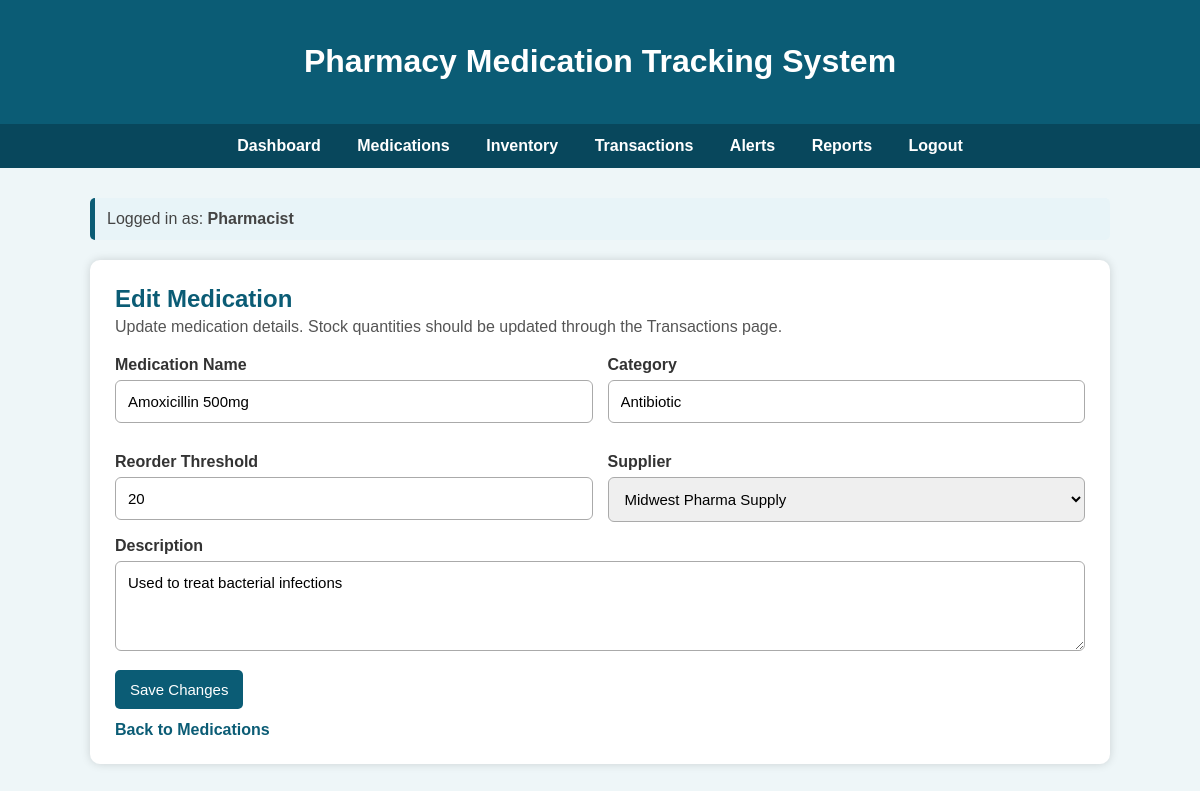
The app's page /editMedication.php?id=1 (signed in) with its own data.
### tables this page shows
CREATE TABLE `medications` (
  `medication_id` int NOT NULL AUTO_INCREMENT,
  `medication_name` varchar(100) NOT NULL,
  `category` varchar(50) DEFAULT NULL,
  `description` text,
  `reorder_threshold` int NOT NULL DEFAULT '20',
  `supplier_id` int DEFAULT NULL,
  PRIMARY KEY (`medication_id`),
  KEY `fk_medications_supplier` (`supplier_id`),
  CONSTRAINT `fk_medications_supplier` FOREIGN KEY (`supplier_id`) REFERENCES `suppliers` (`supplier_id`) ON DELETE SET NULL ON UPDATE CASCADE
);

CREATE TABLE `suppliers` (
  `supplier_id` int NOT NULL AUTO_INCREMENT,
  `supplier_name` varchar(100) NOT NULL,
  `contact_name` varchar(100) DEFAULT NULL,
  `phone` varchar(20) DEFAULT NULL,
  `email` varchar(100) DEFAULT NULL,
  `address` varchar(255) DEFAULT NULL,
  PRIMARY KEY (`supplier_id`)
);

### editMedication.php (the view, shortened to what this page needs)
<?php
include "db_connect.php";
$medication_id = (int) $_GET['id'];
$supplierSql = "SELECT supplier_id, supplier_name
                FROM suppliers
                ORDER BY supplier_name ASC";
$supplierResult = $conn->query($supplierSql);
$medSql = "SELECT *
           FROM medications
           WHERE medication_id = ?";
$medStmt = $conn->prepare($medSql);
$medStmt->bind_param("i", $medication_id);
$medStmt->execute();
$medResult = $medStmt->get_result();
$medication = $medResult->fetch_assoc();
?>
<!DOCTYPE html>
<html>
<head>
</head>
<body>
    <div class="header">
        <h1>Pharmacy Medication Tracking System</h1>
    </div>
    <div class="nav">
        <a href="dashboard.php">Dashboard</a>
        <a href="medications.php">Medications</a>
        <a href="inventory.php">Inventory</a>
        <a href="transactions.php">Transactions</a>
        <a href="alerts.php">Alerts</a>
		<?php if ($_SESSION['role'] != 'Technician') { ?>
			<a href="reports.php">Reports</a>
		<?php } ?>
        <a href="logout.php">Logout</a>
    </div>
    <div class="container">
        <div class="role-note">
            Logged in as: <strong><?php echo $_SESSION['role']; ?></strong>
        </div>
        <div class="section-box">
            <h2 class="page-title">Edit Medication</h2>
            <p class="description">
                Update medication details. Stock quantities should be updated through the Transactions page.
            </p>
            <form action="editMedication.php?id=<?php echo $medication_id; ?>" method="post">
                <div class="form-grid">
                    <div class="form-row">
                        <label for="medication_name">Medication Name</label>
                        <input type="text" id="medication_name" name="medication_name"
                               value="<?php echo $medication['medication_name']; ?>" required>
                    </div>
                    <div class="form-row">
                        <label for="category">Category</label>
                        <input type="text" id="category" name="category"
                               value="<?php echo $medication['category']; ?>" required>
                    </div>
                    <div class="form-row">
                        <label for="reorder_threshold">Reorder Threshold</label>
                        <input type="number" id="reorder_threshold" name="reorder_threshold" min="0"
                               value="<?php echo $medication['reorder_threshold']; ?>" required>
                    </div>
                    <div class="form-row">
                        <label for="supplier_id">Supplier</label>
                        <select id="supplier_id" name="supplier_id" required>
                            <?php while ($supplier = $supplierResult->fetch_assoc()) { ?>
                                <option value="<?php echo $supplier['supplier_id']; ?>"
                                    <?php if ($supplier['supplier_id'] == $medication['supplier_id']) { echo "selected"; } ?>>
                                    <?php echo $supplier['supplier_name']; ?>
                                </option>
                            <?php } ?>
                        </select>
                    </div>
                </div>
                <div class="form-row">
                    <label for="description">Description</label>
                    <textarea id="description" name="description" required><?php echo $medication['description']; ?></textarea>
                </div>
                <button type="submit" class="btn">Save Changes</button>
            </form>
            <a href="medications.php" class="back-link">Back to Medications</a>
        </div>
    </div>
</body>
</html>

### editMedication.php (style rules this page uses)
body { margin: 0; font-family: Arial, sans-serif; background-color: #eef6f8; }
.header { background-color: #0b5c75; color: white; padding: 22px; text-align: center; }
.nav { background-color: #08475c; padding: 13px; text-align: center; }
.nav a { color: white; text-decoration: none; margin: 0 16px; font-weight: bold; }
.container { width: 85%; margin: 30px auto; }
.section-box { background-color: white; padding: 25px; border-radius: 10px; box-shadow: 0px 0px 10px rgba(0,0,0,0.15); margin-bottom: 30px; }
.page-title { color: #0b5c75; margin-top: 0; margin-bottom: 5px; }
.description { color: #555; margin-top: 0; margin-bottom: 20px; }
.role-note { margin-bottom: 20px; background-color: #e8f4f8; padding: 12px; border-left: 5px solid #0b5c75; color: #444; border-radius: 5px; }
.form-grid { display: grid; grid-template-columns: repeat(2, 1fr); gap: 15px; }
.form-row { margin-bottom: 15px; }
label { display: block; font-weight: bold; color: #333; margin-bottom: 6px; }
input, select, textarea { width: 100%; padding: 12px; border: 1px solid #aaa; border-radius: 6px; box-sizing: border-box; font-size: 15px; font-family: Arial, sans-serif; }
textarea { min-height: 90px; resize: vertical; }
.btn { background-color: #0b5c75; color: white; padding: 11px 15px; border: none; border-radius: 5px; text-decoration: none; cursor: pointer; display: inline-block; font-size: 15px; }
.back-link { display: inline-block; margin-top: 12px; color: #0b5c75; font-weight: bold; text-decoration: none; }

### records on screen
medications: medication_name "Amoxicillin 500mg", category "Antibiotic", reorder_threshold "20", supplier_id "Midwest Pharma Supply", description "Used to treat bacterial infections"

### other values on screen
$_SESSION['role'] "Pharmacist"
